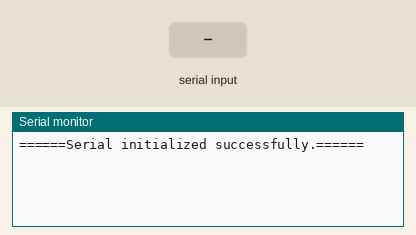
Simulated run of this sketch. Board: Arduino Uno, built with avr-gcc and run on an emulated ATmega328P. On the bench: the last lines printed to the serial monitor. The test bench sets the inputs (shaded band). Colours are those a GRB WS2812 strip shows for the declared byte order.

Above: at 1.2 s.
1.3 s: "1}" received over the second serial link
At 2.5 s:
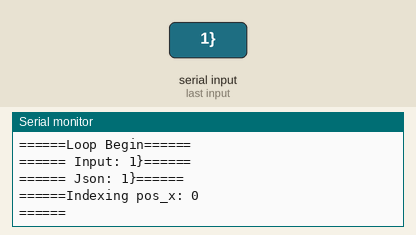
2.8 s: "0}" received over the second serial link
At 3.7 s:
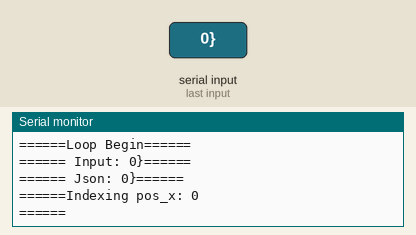
4.3 s: "2}" received over the second serial link
At 4.8 s:
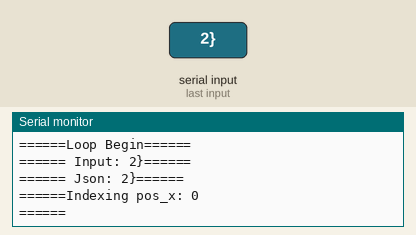

The sketch:

ReceiveAndLightLED.ino
```cpp
#include <FastLED.h>
#include <ArduinoJson.h>
#include <SoftwareSerial.h>
#define NUM_LEDS 5 // 定义 led 数量
#define DATA_PIN 3 // 定义 开发板的IO 3 为数据引脚

SoftwareSerial softSerial(10,11);
String input;
volatile int pos_x;
volatile char ch;

CRGB leds[NUM_LEDS]; // 定义CRGB的led等数组

void setup() {
  FastLED.addLeds<WS2812B, DATA_PIN>(leds, NUM_LEDS);
  // pos_x = 0;
  // ch = 0;
  // input = "";
  Serial.begin(115200);
  softSerial.begin(115200);
  Serial.println("======Serial initialized successfully.======"); //TestPoint
}

void loop() {
  if (softSerial.available() > 0) {
    Serial.print("======Loop Begin======\n");       //TestPoint
    input = softSerial.readStringUntil('}');
    input.trim();
    input += "}";
    Serial.print("====== Input: ");       //TestPoint
    Serial.print(input);       //TestPoint
    Serial.print("======\n");       //TestPoint
    const char* json = input.c_str();
    Serial.print("====== Json: ");       //TestPoint
    Serial.print(json);       //TestPoint
    Serial.print("======\n");       //TestPoint
    JsonDocument doc;
    DeserializationError error = deserializeJson(doc, input);
    if (error) {
      Serial.print("deserializeJson() failed: ");
      Serial.println(error.f_str());
      return;
    } else {
        double tag_rot = doc["tag_rot"];
        int tag_id = doc["tag_id"];
        int pos_x = doc["pos_x"];
        int pos_y = doc["pos_y"];
        Serial.print("\n======Indexing pos_x: ");       //TestPoint
        Serial.println(pos_x);       //TestPoint
        Serial.print("======\n");       //TestPoint
        if (pos_x != 0){
          Serial.print("\n======Received pos_x: ");       //TestPoint
          Serial.print(pos_x);       //TestPoint
          Serial.print("======\n");       //TestPoint
          int index = pos_x/30;
          leds[index] = CRGB::White;
          FastLED.show();
          Serial.print("\n======Lighted LED: ");       //TestPoint
          Serial.print(index);       //TestPoint
          Serial.print("======\n");       //TestPoint
          leds[index] = CRGB::Black;
          delay(1000);
        }
      }
  }
}

  // // 每一个led逐个闪烁绿色
  // for(int i = 0; i < NUM_LEDS; i++ ) {
  //   leds[i] = CRGB::Green;
  //   FastLED.show();
  //   delay(100);
  //   leds[i] = CRGB::Black;
  //   FastLED.show();
  //   delay(100);
  // }

  // delay(1000);

  // // 整个灯条 彩虹色渐变
  // int h = 0;
  // for(int j = 0; j< 255; j++) {
  //   for (int i = 0; i < NUM_LEDS; i++) {
  //     leds[i] = CHSV( (h + (255 / NUM_LEDS) * i), 255, 255); //用HSV色彩空间，不断改变H即可
  //     FastLED.show();
  //   }
  //   delay(1);
  //   h = (h + 2) % 255;
  // }

  // // 整个灯条熄灭
  // for(int i = 0; i < NUM_LEDS; i++ ){
  //   leds[i] = CRGB::Black;
  // }
  // FastLED.show();

  // delay(1000);
// }
```

Measured:
- after the input at 1.3 s, the serial monitor: prints a new line at once (image 1)
- after the input at 2.8 s, the serial monitor: prints a new line at once (image 2)
- after the input at 4.3 s, the serial monitor: prints a new line at once (image 3)
